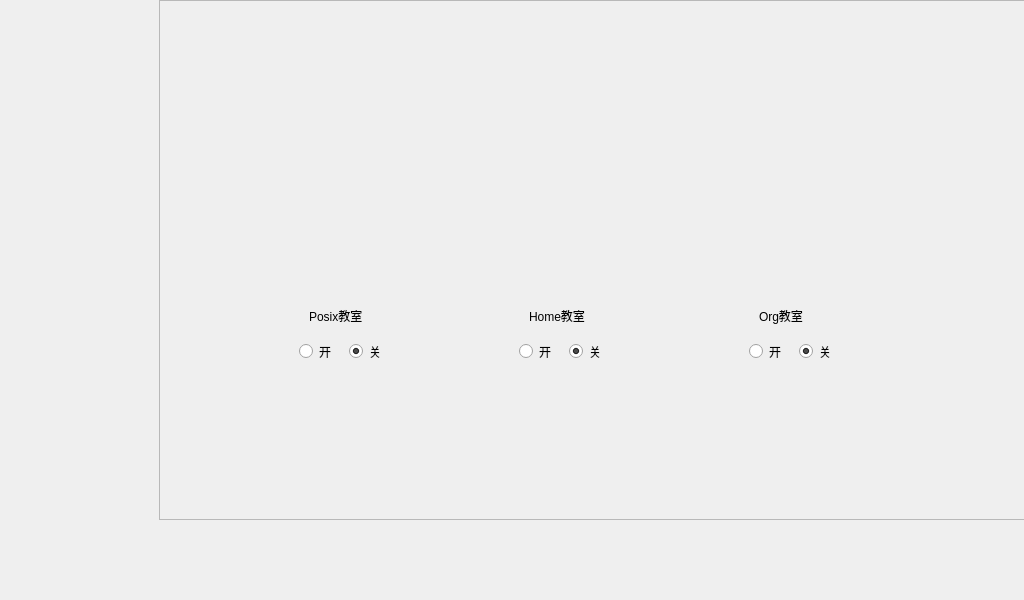
<?xml version="1.0" encoding="UTF-8"?>
<ui version="4.0">
 <class>LampWidget</class>
 <widget class="QWidget" name="LampWidget">
  <property name="geometry">
   <rect>
    <x>0</x>
    <y>0</y>
    <width>1024</width>
    <height>600</height>
   </rect>
  </property>
  <property name="windowTitle">
   <string>Form</string>
  </property>
  <widget class="QFrame" name="frame">
   <property name="geometry">
    <rect>
     <x>159</x>
     <y>0</y>
     <width>871</width>
     <height>520</height>
    </rect>
   </property>
   <property name="frameShape">
    <enum>QFrame::StyledPanel</enum>
   </property>
   <property name="frameShadow">
    <enum>QFrame::Raised</enum>
   </property>
   <widget class="QLabel" name="PosixOff">
    <property name="geometry">
     <rect>
      <x>110</x>
      <y>80</y>
      <width>151</width>
      <height>221</height>
     </rect>
    </property>
    <property name="styleSheet">
     <string notr="true">border-image: url(:/new/prefix1/img/lamp_off.png);</string>
    </property>
    <property name="text">
     <string/>
    </property>
   </widget>
   <widget class="QLabel" name="HomeOff">
    <property name="geometry">
     <rect>
      <x>330</x>
      <y>80</y>
      <width>151</width>
      <height>221</height>
     </rect>
    </property>
    <property name="styleSheet">
     <string notr="true">border-image: url(:/new/prefix1/img/lamp_off.png);</string>
    </property>
    <property name="text">
     <string/>
    </property>
   </widget>
   <widget class="QLabel" name="OrgOff">
    <property name="geometry">
     <rect>
      <x>550</x>
      <y>80</y>
      <width>151</width>
      <height>221</height>
     </rect>
    </property>
    <property name="styleSheet">
     <string notr="true">border-image: url(:/new/prefix1/img/lamp_off.png);</string>
    </property>
    <property name="text">
     <string/>
    </property>
   </widget>
   <widget class="QLabel" name="label_4">
    <property name="geometry">
     <rect>
      <x>150</x>
      <y>300</y>
      <width>91</width>
      <height>31</height>
     </rect>
    </property>
    <property name="styleSheet">
     <string notr="true">font: 11pt &quot;文泉驿微米黑&quot;;</string>
    </property>
    <property name="text">
     <string>Posix教室</string>
    </property>
   </widget>
   <widget class="QLabel" name="label_5">
    <property name="geometry">
     <rect>
      <x>370</x>
      <y>300</y>
      <width>91</width>
      <height>31</height>
     </rect>
    </property>
    <property name="styleSheet">
     <string notr="true">font: 11pt &quot;文泉驿微米黑&quot;;</string>
    </property>
    <property name="text">
     <string>Home教室</string>
    </property>
   </widget>
   <widget class="QLabel" name="label_6">
    <property name="geometry">
     <rect>
      <x>600</x>
      <y>300</y>
      <width>91</width>
      <height>31</height>
     </rect>
    </property>
    <property name="styleSheet">
     <string notr="true">font: 11pt &quot;文泉驿微米黑&quot;;</string>
    </property>
    <property name="text">
     <string>Org教室</string>
    </property>
   </widget>
   <widget class="QRadioButton" name="btnPosixOn">
    <property name="geometry">
     <rect>
      <x>140</x>
      <y>340</y>
      <width>41</width>
      <height>23</height>
     </rect>
    </property>
    <property name="styleSheet">
     <string notr="true">font: 11pt &quot;文泉驿微米黑&quot;;</string>
    </property>
    <property name="text">
     <string>开</string>
    </property>
    <property name="checkable">
     <bool>true</bool>
    </property>
    <property name="checked">
     <bool>false</bool>
    </property>
    <property name="autoExclusive">
     <bool>false</bool>
    </property>
   </widget>
   <widget class="QRadioButton" name="btnPosixOff">
    <property name="geometry">
     <rect>
      <x>190</x>
      <y>340</y>
      <width>51</width>
      <height>23</height>
     </rect>
    </property>
    <property name="styleSheet">
     <string notr="true">font: 11pt &quot;文泉驿微米黑&quot;;</string>
    </property>
    <property name="text">
     <string>关</string>
    </property>
    <property name="checked">
     <bool>true</bool>
    </property>
    <property name="autoExclusive">
     <bool>false</bool>
    </property>
   </widget>
   <widget class="QRadioButton" name="btnHomeOff">
    <property name="geometry">
     <rect>
      <x>410</x>
      <y>340</y>
      <width>51</width>
      <height>23</height>
     </rect>
    </property>
    <property name="styleSheet">
     <string notr="true">font: 11pt &quot;文泉驿微米黑&quot;;</string>
    </property>
    <property name="text">
     <string>关</string>
    </property>
    <property name="checked">
     <bool>true</bool>
    </property>
    <property name="autoExclusive">
     <bool>false</bool>
    </property>
   </widget>
   <widget class="QRadioButton" name="btnHomeOn">
    <property name="geometry">
     <rect>
      <x>360</x>
      <y>340</y>
      <width>41</width>
      <height>23</height>
     </rect>
    </property>
    <property name="styleSheet">
     <string notr="true">font: 11pt &quot;文泉驿微米黑&quot;;</string>
    </property>
    <property name="text">
     <string>开</string>
    </property>
    <property name="checked">
     <bool>false</bool>
    </property>
    <property name="autoExclusive">
     <bool>false</bool>
    </property>
   </widget>
   <widget class="QRadioButton" name="btnOrgOff">
    <property name="geometry">
     <rect>
      <x>640</x>
      <y>340</y>
      <width>51</width>
      <height>23</height>
     </rect>
    </property>
    <property name="styleSheet">
     <string notr="true">font: 11pt &quot;文泉驿微米黑&quot;;</string>
    </property>
    <property name="text">
     <string>关</string>
    </property>
    <property name="checked">
     <bool>true</bool>
    </property>
    <property name="autoExclusive">
     <bool>false</bool>
    </property>
   </widget>
   <widget class="QRadioButton" name="btnOrgOn">
    <property name="geometry">
     <rect>
      <x>590</x>
      <y>340</y>
      <width>41</width>
      <height>23</height>
     </rect>
    </property>
    <property name="styleSheet">
     <string notr="true">font: 11pt &quot;文泉驿微米黑&quot;;</string>
    </property>
    <property name="text">
     <string>开</string>
    </property>
    <property name="checked">
     <bool>false</bool>
    </property>
    <property name="autoExclusive">
     <bool>false</bool>
    </property>
   </widget>
   <widget class="QLabel" name="PosixOn">
    <property name="geometry">
     <rect>
      <x>110</x>
      <y>80</y>
      <width>151</width>
      <height>221</height>
     </rect>
    </property>
    <property name="styleSheet">
     <string notr="true">border-image: url(:/new/prefix1/img/lamp_on.png);</string>
    </property>
    <property name="text">
     <string/>
    </property>
   </widget>
   <widget class="QLabel" name="HomeOn">
    <property name="geometry">
     <rect>
      <x>330</x>
      <y>80</y>
      <width>151</width>
      <height>221</height>
     </rect>
    </property>
    <property name="styleSheet">
     <string notr="true">border-image: url(:/new/prefix1/img/lamp_on.png);</string>
    </property>
    <property name="text">
     <string/>
    </property>
   </widget>
   <widget class="QLabel" name="OrgOn">
    <property name="geometry">
     <rect>
      <x>550</x>
      <y>80</y>
      <width>151</width>
      <height>221</height>
     </rect>
    </property>
    <property name="styleSheet">
     <string notr="true">border-image: url(:/new/prefix1/img/lamp_on.png);</string>
    </property>
    <property name="text">
     <string/>
    </property>
   </widget>
  </widget>
 </widget>
 <resources/>
 <connections/>
</ui>
